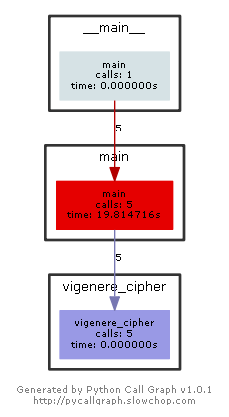

The Python source for this figure:
# -*- coding: utf-8 -*-
from pycallgraph import Config
from pycallgraph import GlobbingFilter
from pycallgraph import PyCallGraph
from pycallgraph.output import GraphvizOutput


def vigenere_cipher(k, s, mode):
    result = ""
    k_table = []
    for element in k:
        num = ord(element) - ord('a')
        k_table.append(num)

    length = len(s)
    p = len(k)

    if mode == 1:
        for i in range(length):
            number = ord(s[i]) - ord('a')
            number = (number + k_table[i % p]) % 26 + ord('a')
            result += chr(number)
    else:
        for i in range(length):
            number = ord(s[i]) - ord('a')
            number = (number - k_table[i % p]) % 26 + ord('a')
            result += chr(number)

    return result


def main():
    k = input("").strip()
    s = input("").strip()
    mode = int(input("").strip())

    ans = vigenere_cipher(k, s, mode)
    print(ans)


if __name__ == "__main__":
    ############################################################################
    '''
        生成函数调用图
    '''
    config = Config()
    config.trace_filter = GlobbingFilter(
        include=[
            '*'
        ]
    )
    config.trace_filter = GlobbingFilter(
        exclude=['pycallgraph.*']
    )
    ############################################################################

    graphviz = GraphvizOutput()
    graphviz.output_file = '维吉尼亚密码.png'
    with PyCallGraph(output=graphviz, config=config):
        for i in range(5):
            main()
